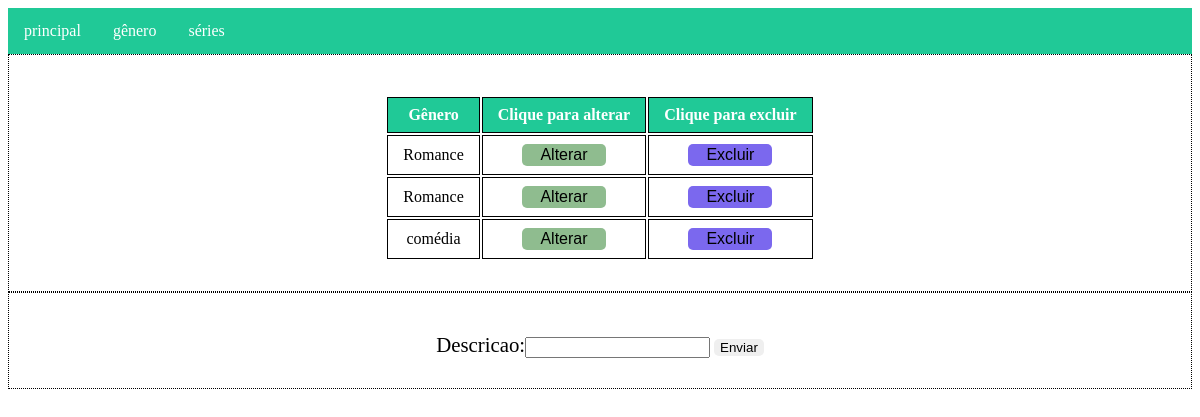
/genero/, run on an earlier commit of the app's database.
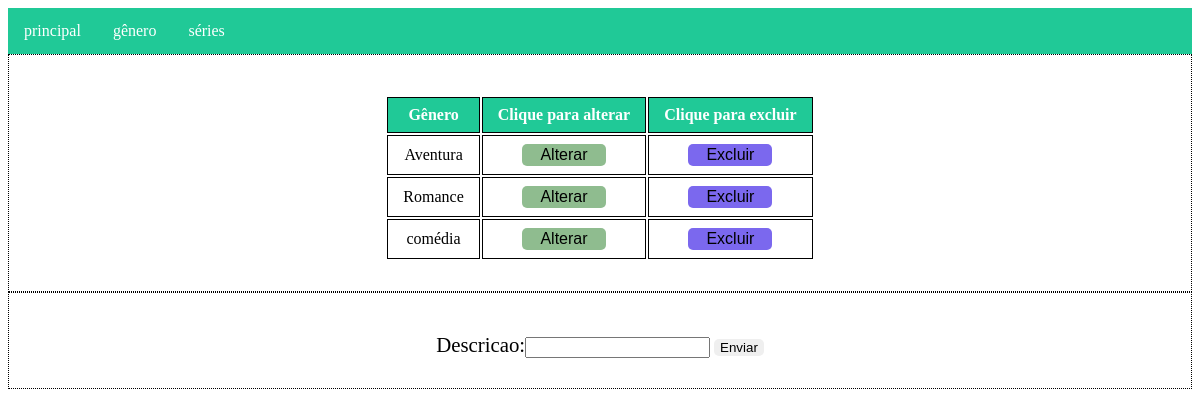
And on a later commit of the database.
### genero/models.py (models this page shows, shortened)
class Genero(models.Model):
	descricao = models.CharField(max_length=100)

### genero/views.py (the view, shortened to what this page needs)
# urls.py: path('', views.cadastro,name='cadastro'),
def cadastro(request):
    print("insert")
    print(request.method);
    form = forms.GeneroForm()
    genero_list = models.Genero.objects.order_by('descricao')
    data_dict = {'form':form , 'genero_records': genero_list}
    return render(request, 'genero/genero.html', data_dict)

### genero/forms.py
class GeneroForm(forms.ModelForm):
	class Meta:
		model = Genero
		fields = '__all__'

### principal/templates/genero/genero.html (shortened to what this page needs)
<!DOCTYPE html>
{%load static%}
<html lang="pt-br">
<head>
	<link href= "{% static 'css/menu.css' %}" rel="stylesheet" type="text/css">
	<link href= "{% static 'css/genero.css' %}" rel="stylesheet" type="text/css">
</head>
<body>
   {% include "../menu.html" %}
   <main>
   	<div class="container-center">
   		<span>
   			{% if genero_records%}
   		<table>
   			<thead>
   				<tr>
   					<th>Gênero</th>
   					<th>Clique para alterar</th>
   					<th>Clique para excluir</th>
   				</tr>
   			</thead>
   			<tbody>
   			{% for genero in genero_records%}
   			<tr>
   					<td>{{genero.descricao}}</td>
   					<td><button class="list-button editar-button" onclick="updateItem({{genero.id}})">Alterar</button></td>
   					<td><button class="list-button apagar-button" onclick="deleteItem({{genero.id}})">Excluir</button></td>
   			</tr>
   			{%endfor%}
   			</tbody>
   		</table>
   		{% else %}
   			<p>Nenhum dado cadastrado</p>
   		{% endif %}
   	 </span>
   </div>
    <div class="container-center">
	     	<form onsubmit="/genero" id="form-genero" method="post">
	     		{{form}}
	     		<input type="submit" id="submit-button" class="submit-button" value="Enviar"/>
     	   </form>
        </div>
   </main>
</body>
</html>

### principal/templates/menu.html
<!DOCTYPE html>
<nav>
	<ul>
		<li><a href="/principal">principal</a></li>
		<li><a href="/genero">gênero</a></li>
		<li><a href="/serie">séries</a></li>
	</ul>
</nav>

### principal/static/css/menu.css (style rules this page uses)
ul { list-style-type: none; margin: 0; padding: 0; overflow: hidden; background-color: #20c997; }
li { float: left; }
li a { display: block; color: #fff; text-align: center; padding: 14px 16px; text-decoration: none; }

### principal/static/css/genero.css (style rules this page uses)
form { margin: 30px; }
form label { display: inline; text-align: center; font-size: 1.3em; padding-bottom: 0.5em; }
.submit-button { display: inline-block; margin: 0 auto; border:none; border-radius: 5px; cursor: pointer; }
.container-center { display: flex; justify-content: center; align-items: center; padding-top: 10px; border: dotted; border-width: 1px; }
table { margin: 30px; text-align: center; }
thead { background-color: #20c997; color: white; font-weight: bolder; }
th, td { border: 1px solid black; padding: 8px 15px; }
.list-button { border: none; border-radius: 5px; padding: 2px 18px; font-size: 1em; }
.apagar-button { background-color: mediumslateblue; }
.editar-button { background-color: darkseagreen; }

What changed in the data, as far as the page shows it:
removed Genero: descricao "Romance"
added Genero: descricao "Aventura"
